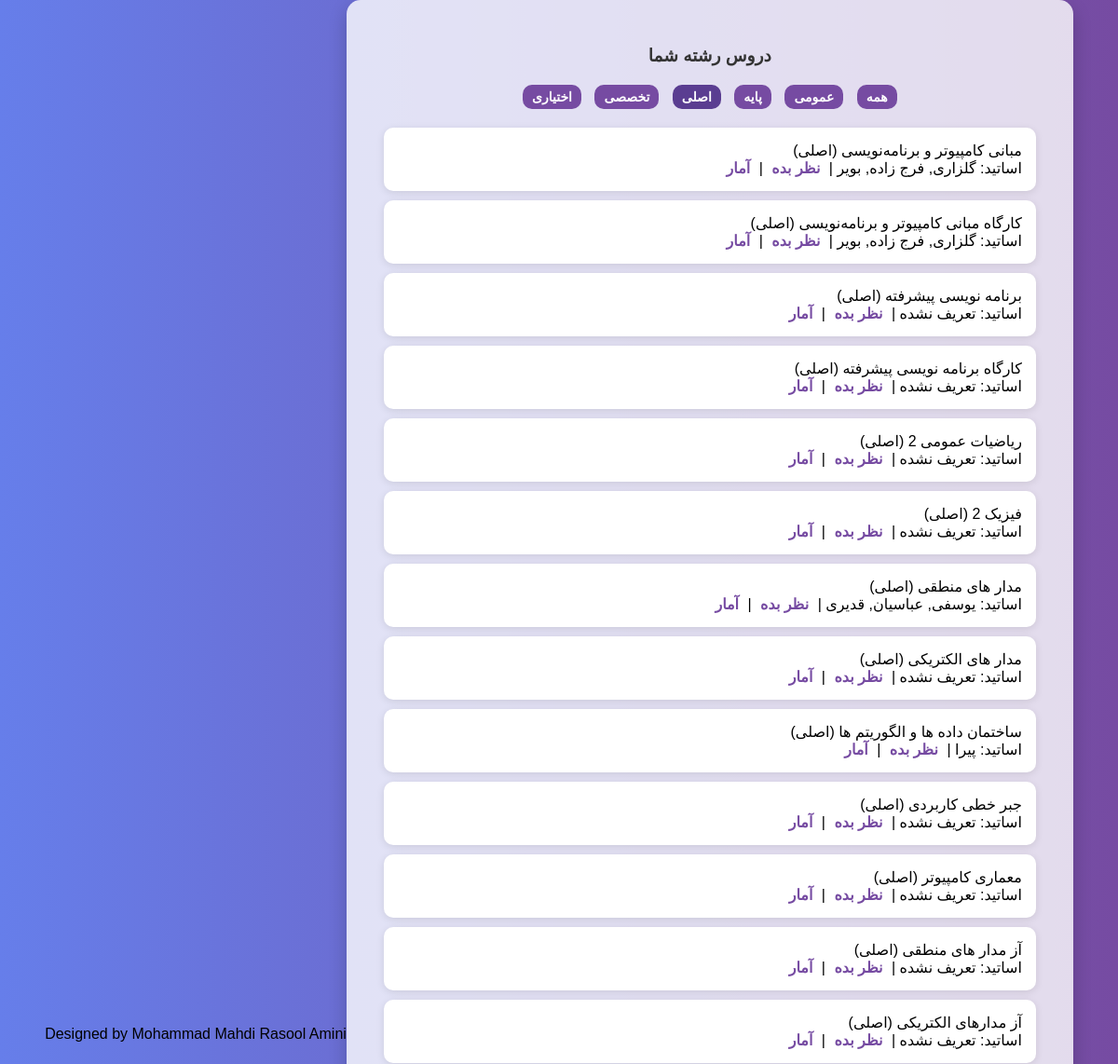
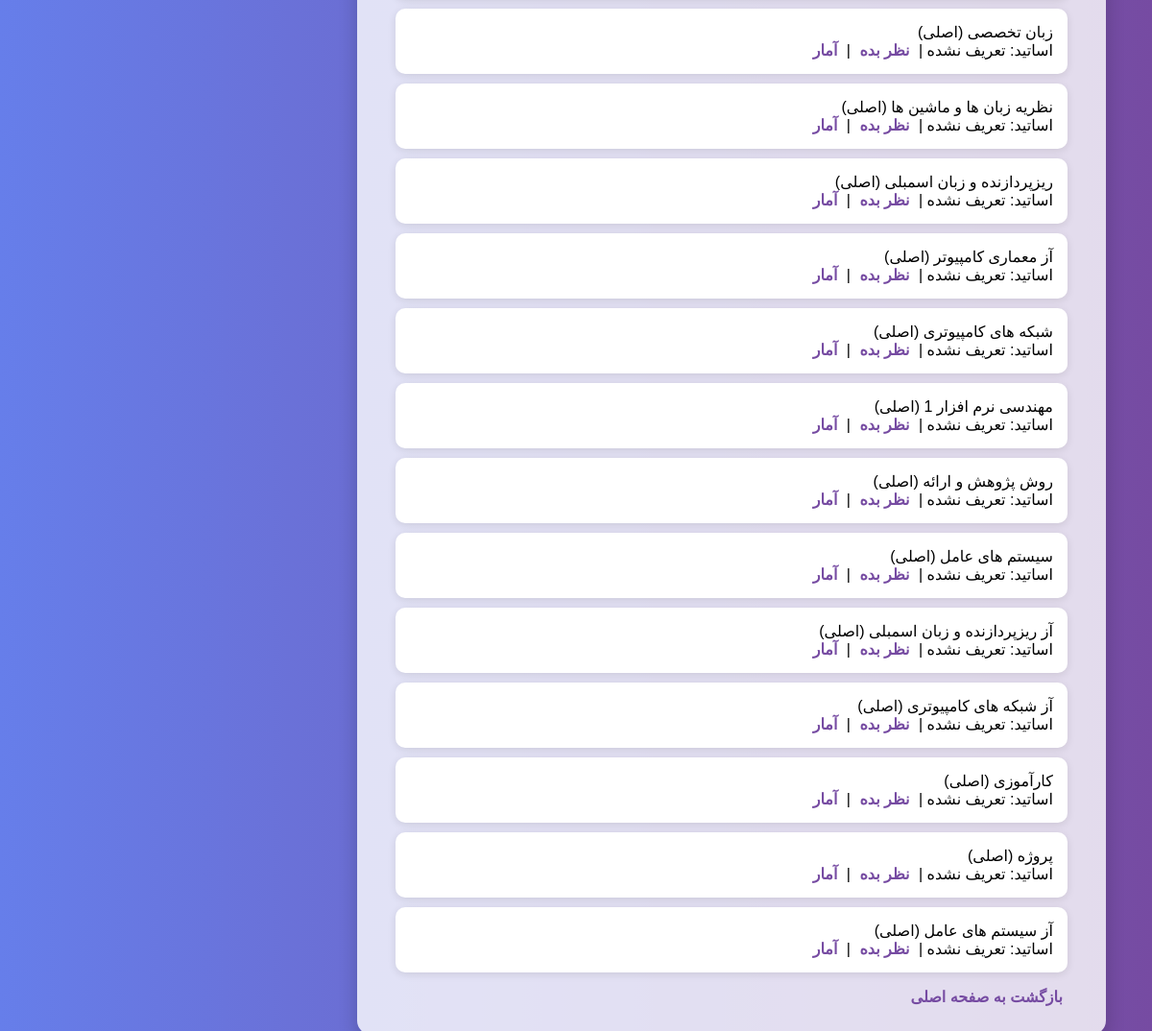
The app's page /courses?category=اصلی (signed in) with its own data (2 pictures, top to bottom).
### tables this page shows
CREATE TABLE Courses (
    id INTEGER PRIMARY KEY AUTOINCREMENT,
    name TEXT
, category TEXT);

### app.py (the view)
@app.route("/courses")
def courses():
    if "student_id" not in session:
        return redirect("/")
    category_filter = request.args.get("category")
    db = get_db()
    query = """
        SELECT c.id, c.name, c.category, GROUP_CONCAT(p.name, ', ') as professors
        FROM Courses c
        JOIN CourseMajor cm ON c.id = cm.course_id
        LEFT JOIN CourseProfessor cp ON c.id = cp.course_id
        LEFT JOIN Professors p ON cp.professor_id = p.id
        WHERE cm.major_id = ?
    """
    params = [session["major_id"]]
    if category_filter:
        query += " AND c.category = ?"
        params.append(category_filter)
    query += " GROUP BY c.id"
    courses = db.execute(query, params).fetchall()
    db.close()
    return render_template("courses.html", courses=courses, selected_category=category_filter)

### app.py (called while the page is built)
def get_db():
    conn = sqlite3.connect("ratings.db")
    conn.row_factory = sqlite3.Row
    return conn

### templates/courses.html (shortened to what this page needs)
<!DOCTYPE html>
<html lang="fa" dir="rtl">
<head>
</head>
<body>
  <div class="card">
    <h3>دروس رشته شما</h3>
    <div class="filters">
      <a href="/courses" class="{{ 'selected' if not selected_category }}">همه</a>
      <a href="/courses?category=عمومی" class="{{ 'selected' if selected_category == 'عمومی' }}">عمومی</a>
      <a href="/courses?category=پایه" class="{{ 'selected' if selected_category == 'پایه' }}">پایه</a>
      <a href="/courses?category=اصلی" class="{{ 'selected' if selected_category == 'اصلی' }}">اصلی</a>
      <a href="/courses?category=تخصصی" class="{{ 'selected' if selected_category == 'تخصصی' }}">تخصصی</a>
      <a href="/courses?category=اختیاری" class="{{ 'selected' if selected_category == 'اختیاری' }}">اختیاری</a>
    </div>
    <ul>
      {% for course in courses %}
        <li>
          {{ course.name }} ({{ course.category or 'دسته‌بندی نشده' }})<br>
          اساتید: {{ course.professors or 'تعریف نشده' }}
          | <a href="/rate/{{ course.id }}">نظر بده</a>
          | <a href="/stats/{{ course.id }}">آمار</a>
        </li>
      {% endfor %}
    </ul>
    <a href="/">بازگشت به صفحه اصلی</a>
  </div>
  <div class="footer">
    Designed by Mohammad Mahdi Rasool Amini
  </div>
</body>
</html>

### templates/courses.html (style rules this page uses)
body { font-family: 'Vazirmatn', sans-serif; background: linear-gradient(to right, #667eea, #764ba2); margin: 0; padding: 0; display: flex; align-items: center; justify-content: center; min-height: 100vh; }
.card { background-color: #ffffffcc; padding: 30px 40px; border-radius: 15px; box-shadow: 0 8px 20px rgba(0, 0, 0, 0.2); width: 90%; max-width: 700px; text-align: right; }
h3 { color: #333; margin-bottom: 20px; text-align: center; }
ul { list-style: none; padding: 0; }
li { background: #fff; padding: 15px; margin-bottom: 10px; border-radius: 10px; box-shadow: 0 2px 8px rgba(0,0,0,0.1); transition: transform 0.2s; }
a { color: #764ba2; text-decoration: none; margin: 0 5px; font-weight: bold; }
.filters { margin-bottom: 20px; text-align: center; }
.filters a { background: #764ba2; color: white; padding: 5px 10px; margin: 0 5px; border-radius: 10px; font-size: 14px; display: inline-block; }
.filters a.selected { background: #5a3d91; }

### records on screen
Courses: name "مبانی کامپیوتر و برنامه‌نویسی", category "اصلی", professors "گلزاری, فرج زاده, بویر"
Courses: name "کارگاه مبانی کامپیوتر و برنامه‌نویسی", category "اصلی", professors "گلزاری, فرج زاده, بویر"
Courses: name "برنامه نویسی پیشرفته", category "اصلی", professors "تعریف نشده"
Courses: name "کارگاه برنامه نویسی پیشرفته", category "اصلی", professors "تعریف نشده"
Courses: category "اصلی", professors "تعریف نشده"
Courses: category "اصلی", professors "تعریف نشده"
Courses: name "مدار های منطقی", category "اصلی", professors "یوسفی, عباسیان, قدیری"
Courses: name "مدار های الکتریکی", category "اصلی", professors "تعریف نشده"
Courses: name "ساختمان داده ها و الگوریتم ها", category "اصلی", professors "پیرا"
Courses: name "جبر خطی کاربردی", category "اصلی", professors "تعریف نشده"
Courses: name "معماری کامپیوتر", category "اصلی", professors "تعریف نشده"
Courses: name "آز مدار های منطقی", category "اصلی", professors "تعریف نشده"
Courses: name "آز مدارهای الکتریکی", category "اصلی", professors "تعریف نشده"
Courses: name "زبان تخصصی", category "اصلی", professors "تعریف نشده"
Courses: name "نظریه زبان ها و ماشین ها", category "اصلی", professors "تعریف نشده"
Courses: name "ریزپردازنده و زبان اسمبلی", category "اصلی", professors "تعریف نشده"
Courses: name "آز معماری کامپیوتر", category "اصلی", professors "تعریف نشده"
Courses: name "شبکه های کامپیوتری", category "اصلی", professors "تعریف نشده"
Courses: category "اصلی", professors "تعریف نشده"
Courses: name "روش پژوهش و ارائه", category "اصلی", professors "تعریف نشده"
Courses: name "سیستم های عامل", category "اصلی", professors "تعریف نشده"
Courses: name "آز ریزپردازنده و زبان اسمبلی", category "اصلی", professors "تعریف نشده"
Courses: name "آز شبکه های کامپیوتری", category "اصلی", professors "تعریف نشده"
Courses: name "کارآموزی", category "اصلی", professors "تعریف نشده"
Courses: name "پروژه", category "اصلی", professors "تعریف نشده"
Courses: name "آز سیستم های عامل", category "اصلی", professors "تعریف نشده"
